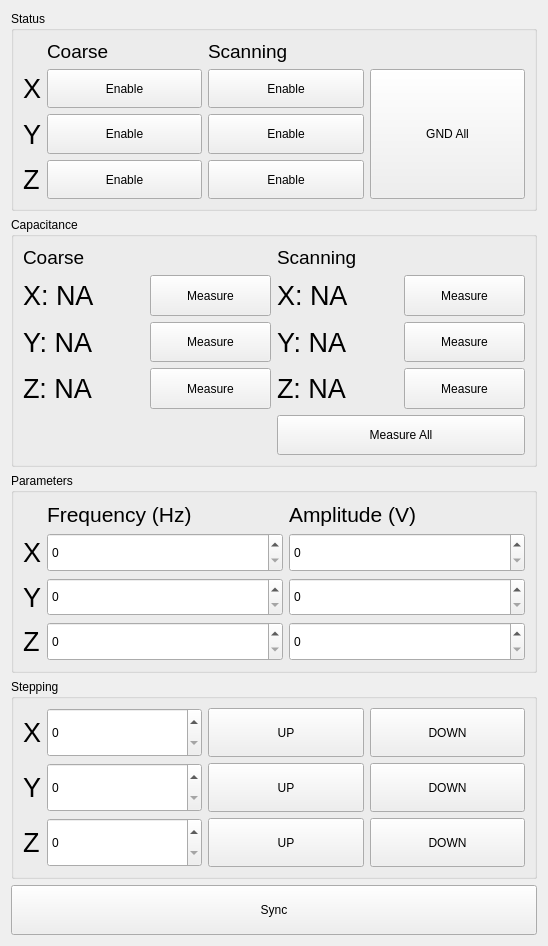
<?xml version="1.0" encoding="UTF-8"?>
<ui version="4.0">
 <class>attocube_UI</class>
 <widget class="QWidget" name="attocube_UI">
  <property name="geometry">
   <rect>
    <x>0</x>
    <y>0</y>
    <width>548</width>
    <height>944</height>
   </rect>
  </property>
  <property name="sizePolicy">
   <sizepolicy hsizetype="Fixed" vsizetype="Fixed">
    <horstretch>0</horstretch>
    <verstretch>0</verstretch>
   </sizepolicy>
  </property>
  <property name="windowTitle">
   <string>Attocube setup</string>
  </property>
  <layout class="QVBoxLayout" name="verticalLayout_2">
   <item>
    <layout class="QVBoxLayout" name="verticalLayout">
     <property name="sizeConstraint">
      <enum>QLayout::SetDefaultConstraint</enum>
     </property>
     <item>
      <widget class="QGroupBox" name="status_groupbox">
       <property name="sizePolicy">
        <sizepolicy hsizetype="Preferred" vsizetype="Fixed">
         <horstretch>0</horstretch>
         <verstretch>0</verstretch>
        </sizepolicy>
       </property>
       <property name="minimumSize">
        <size>
         <width>0</width>
         <height>200</height>
        </size>
       </property>
       <property name="title">
        <string>Status</string>
       </property>
       <layout class="QGridLayout" name="gridLayout_6">
        <item row="0" column="0">
         <layout class="QGridLayout" name="status_layout">
          <item row="3" column="1">
           <widget class="QPushButton" name="Z_coarse_status_button">
            <property name="sizePolicy">
             <sizepolicy hsizetype="Minimum" vsizetype="Minimum">
              <horstretch>0</horstretch>
              <verstretch>0</verstretch>
             </sizepolicy>
            </property>
            <property name="text">
             <string>Enable</string>
            </property>
           </widget>
          </item>
          <item row="1" column="1">
           <widget class="QPushButton" name="X_coarse_status_button">
            <property name="sizePolicy">
             <sizepolicy hsizetype="Minimum" vsizetype="Minimum">
              <horstretch>0</horstretch>
              <verstretch>0</verstretch>
             </sizepolicy>
            </property>
            <property name="text">
             <string>Enable</string>
            </property>
           </widget>
          </item>
          <item row="3" column="2">
           <widget class="QPushButton" name="Z_scan_status_button">
            <property name="sizePolicy">
             <sizepolicy hsizetype="Minimum" vsizetype="Minimum">
              <horstretch>0</horstretch>
              <verstretch>0</verstretch>
             </sizepolicy>
            </property>
            <property name="text">
             <string>Enable</string>
            </property>
           </widget>
          </item>
          <item row="1" column="2">
           <widget class="QPushButton" name="X_scan_status_button">
            <property name="sizePolicy">
             <sizepolicy hsizetype="Minimum" vsizetype="Minimum">
              <horstretch>0</horstretch>
              <verstretch>0</verstretch>
             </sizepolicy>
            </property>
            <property name="text">
             <string>Enable</string>
            </property>
           </widget>
          </item>
          <item row="2" column="0">
           <widget class="QLabel" name="Y_status_label">
            <property name="sizePolicy">
             <sizepolicy hsizetype="Maximum" vsizetype="Minimum">
              <horstretch>0</horstretch>
              <verstretch>0</verstretch>
             </sizepolicy>
            </property>
            <property name="font">
             <font>
              <pointsize>20</pointsize>
             </font>
            </property>
            <property name="text">
             <string>Y</string>
            </property>
           </widget>
          </item>
          <item row="2" column="1">
           <widget class="QPushButton" name="Y_coarse_status_button">
            <property name="sizePolicy">
             <sizepolicy hsizetype="Minimum" vsizetype="Minimum">
              <horstretch>0</horstretch>
              <verstretch>0</verstretch>
             </sizepolicy>
            </property>
            <property name="text">
             <string>Enable</string>
            </property>
           </widget>
          </item>
          <item row="1" column="0">
           <widget class="QLabel" name="X_status_label">
            <property name="sizePolicy">
             <sizepolicy hsizetype="Maximum" vsizetype="Minimum">
              <horstretch>0</horstretch>
              <verstretch>0</verstretch>
             </sizepolicy>
            </property>
            <property name="font">
             <font>
              <pointsize>20</pointsize>
             </font>
            </property>
            <property name="text">
             <string>X</string>
            </property>
           </widget>
          </item>
          <item row="3" column="0">
           <widget class="QLabel" name="Z_status_label">
            <property name="sizePolicy">
             <sizepolicy hsizetype="Maximum" vsizetype="Minimum">
              <horstretch>0</horstretch>
              <verstretch>0</verstretch>
             </sizepolicy>
            </property>
            <property name="font">
             <font>
              <pointsize>20</pointsize>
             </font>
            </property>
            <property name="text">
             <string>Z</string>
            </property>
           </widget>
          </item>
          <item row="0" column="2">
           <widget class="QLabel" name="scan_status_label">
            <property name="sizePolicy">
             <sizepolicy hsizetype="Preferred" vsizetype="Fixed">
              <horstretch>0</horstretch>
              <verstretch>0</verstretch>
             </sizepolicy>
            </property>
            <property name="font">
             <font>
              <pointsize>14</pointsize>
             </font>
            </property>
            <property name="text">
             <string>Scanning</string>
            </property>
           </widget>
          </item>
          <item row="2" column="2">
           <widget class="QPushButton" name="Y_scan_status_button">
            <property name="sizePolicy">
             <sizepolicy hsizetype="Minimum" vsizetype="Minimum">
              <horstretch>0</horstretch>
              <verstretch>0</verstretch>
             </sizepolicy>
            </property>
            <property name="text">
             <string>Enable</string>
            </property>
           </widget>
          </item>
          <item row="0" column="1">
           <widget class="QLabel" name="coarse_status_label">
            <property name="sizePolicy">
             <sizepolicy hsizetype="Preferred" vsizetype="Minimum">
              <horstretch>0</horstretch>
              <verstretch>0</verstretch>
             </sizepolicy>
            </property>
            <property name="font">
             <font>
              <pointsize>14</pointsize>
             </font>
            </property>
            <property name="text">
             <string>Coarse</string>
            </property>
           </widget>
          </item>
          <item row="1" column="3" rowspan="3">
           <widget class="QPushButton" name="gnd_all_button">
            <property name="sizePolicy">
             <sizepolicy hsizetype="Minimum" vsizetype="Minimum">
              <horstretch>0</horstretch>
              <verstretch>0</verstretch>
             </sizepolicy>
            </property>
            <property name="text">
             <string>GND All</string>
            </property>
           </widget>
          </item>
         </layout>
        </item>
       </layout>
      </widget>
     </item>
     <item>
      <widget class="QGroupBox" name="cap_groupbox">
       <property name="sizePolicy">
        <sizepolicy hsizetype="Preferred" vsizetype="Fixed">
         <horstretch>0</horstretch>
         <verstretch>0</verstretch>
        </sizepolicy>
       </property>
       <property name="minimumSize">
        <size>
         <width>0</width>
         <height>250</height>
        </size>
       </property>
       <property name="title">
        <string>Capacitance</string>
       </property>
       <layout class="QGridLayout" name="gridLayout_3">
        <item row="0" column="0">
         <layout class="QGridLayout" name="cap_layout">
          <item row="2" column="1">
           <widget class="QPushButton" name="Y_coarse_cap_button">
            <property name="sizePolicy">
             <sizepolicy hsizetype="Preferred" vsizetype="Minimum">
              <horstretch>0</horstretch>
              <verstretch>0</verstretch>
             </sizepolicy>
            </property>
            <property name="text">
             <string>Measure</string>
            </property>
           </widget>
          </item>
          <item row="1" column="2">
           <widget class="QLabel" name="X_scan_cap_label">
            <property name="sizePolicy">
             <sizepolicy hsizetype="Preferred" vsizetype="Minimum">
              <horstretch>0</horstretch>
              <verstretch>0</verstretch>
             </sizepolicy>
            </property>
            <property name="font">
             <font>
              <pointsize>20</pointsize>
             </font>
            </property>
            <property name="text">
             <string>X: NA</string>
            </property>
           </widget>
          </item>
          <item row="2" column="0">
           <widget class="QLabel" name="Y_coarse_cap_label">
            <property name="sizePolicy">
             <sizepolicy hsizetype="Preferred" vsizetype="Minimum">
              <horstretch>0</horstretch>
              <verstretch>0</verstretch>
             </sizepolicy>
            </property>
            <property name="font">
             <font>
              <pointsize>20</pointsize>
             </font>
            </property>
            <property name="text">
             <string>Y: NA</string>
            </property>
           </widget>
          </item>
          <item row="2" column="3">
           <widget class="QPushButton" name="Y_scan_cap_button">
            <property name="sizePolicy">
             <sizepolicy hsizetype="Minimum" vsizetype="Minimum">
              <horstretch>0</horstretch>
              <verstretch>0</verstretch>
             </sizepolicy>
            </property>
            <property name="text">
             <string>Measure</string>
            </property>
           </widget>
          </item>
          <item row="0" column="2" colspan="2">
           <widget class="QLabel" name="scanning_cap_label">
            <property name="sizePolicy">
             <sizepolicy hsizetype="Preferred" vsizetype="Minimum">
              <horstretch>0</horstretch>
              <verstretch>0</verstretch>
             </sizepolicy>
            </property>
            <property name="font">
             <font>
              <pointsize>14</pointsize>
             </font>
            </property>
            <property name="text">
             <string>Scanning</string>
            </property>
           </widget>
          </item>
          <item row="3" column="0">
           <widget class="QLabel" name="Z_coarse_cap_label">
            <property name="sizePolicy">
             <sizepolicy hsizetype="Preferred" vsizetype="Minimum">
              <horstretch>0</horstretch>
              <verstretch>0</verstretch>
             </sizepolicy>
            </property>
            <property name="font">
             <font>
              <pointsize>20</pointsize>
             </font>
            </property>
            <property name="text">
             <string>Z: NA</string>
            </property>
           </widget>
          </item>
          <item row="2" column="2">
           <widget class="QLabel" name="Y_scan_cap_label">
            <property name="sizePolicy">
             <sizepolicy hsizetype="Preferred" vsizetype="Minimum">
              <horstretch>0</horstretch>
              <verstretch>0</verstretch>
             </sizepolicy>
            </property>
            <property name="font">
             <font>
              <pointsize>20</pointsize>
             </font>
            </property>
            <property name="text">
             <string>Y: NA</string>
            </property>
           </widget>
          </item>
          <item row="1" column="1">
           <widget class="QPushButton" name="X_coarse_cap_button">
            <property name="sizePolicy">
             <sizepolicy hsizetype="Preferred" vsizetype="Minimum">
              <horstretch>0</horstretch>
              <verstretch>0</verstretch>
             </sizepolicy>
            </property>
            <property name="text">
             <string>Measure</string>
            </property>
           </widget>
          </item>
          <item row="3" column="2">
           <widget class="QLabel" name="Z_scan_cap_label">
            <property name="sizePolicy">
             <sizepolicy hsizetype="Preferred" vsizetype="Minimum">
              <horstretch>0</horstretch>
              <verstretch>0</verstretch>
             </sizepolicy>
            </property>
            <property name="font">
             <font>
              <pointsize>20</pointsize>
             </font>
            </property>
            <property name="text">
             <string>Z: NA</string>
            </property>
           </widget>
          </item>
          <item row="1" column="0">
           <widget class="QLabel" name="X_coarse_cap_label">
            <property name="sizePolicy">
             <sizepolicy hsizetype="Preferred" vsizetype="Minimum">
              <horstretch>0</horstretch>
              <verstretch>0</verstretch>
             </sizepolicy>
            </property>
            <property name="font">
             <font>
              <pointsize>20</pointsize>
             </font>
            </property>
            <property name="text">
             <string>X: NA</string>
            </property>
           </widget>
          </item>
          <item row="0" column="0" colspan="2">
           <widget class="QLabel" name="coarse_cap_label">
            <property name="sizePolicy">
             <sizepolicy hsizetype="Preferred" vsizetype="Fixed">
              <horstretch>0</horstretch>
              <verstretch>0</verstretch>
             </sizepolicy>
            </property>
            <property name="font">
             <font>
              <pointsize>14</pointsize>
             </font>
            </property>
            <property name="text">
             <string>Coarse</string>
            </property>
           </widget>
          </item>
          <item row="3" column="3">
           <widget class="QPushButton" name="Z_scan_cap_button">
            <property name="sizePolicy">
             <sizepolicy hsizetype="Minimum" vsizetype="Minimum">
              <horstretch>0</horstretch>
              <verstretch>0</verstretch>
             </sizepolicy>
            </property>
            <property name="text">
             <string>Measure</string>
            </property>
           </widget>
          </item>
          <item row="3" column="1">
           <widget class="QPushButton" name="Z_coarse_cap_button">
            <property name="sizePolicy">
             <sizepolicy hsizetype="Preferred" vsizetype="Minimum">
              <horstretch>0</horstretch>
              <verstretch>0</verstretch>
             </sizepolicy>
            </property>
            <property name="text">
             <string>Measure</string>
            </property>
           </widget>
          </item>
          <item row="1" column="3">
           <widget class="QPushButton" name="X_scan_cap_button">
            <property name="sizePolicy">
             <sizepolicy hsizetype="Minimum" vsizetype="Minimum">
              <horstretch>0</horstretch>
              <verstretch>0</verstretch>
             </sizepolicy>
            </property>
            <property name="text">
             <string>Measure</string>
            </property>
           </widget>
          </item>
          <item row="4" column="2" colspan="2">
           <widget class="QPushButton" name="all_cap_button">
            <property name="sizePolicy">
             <sizepolicy hsizetype="Preferred" vsizetype="Minimum">
              <horstretch>0</horstretch>
              <verstretch>0</verstretch>
             </sizepolicy>
            </property>
            <property name="text">
             <string>Measure All</string>
            </property>
           </widget>
          </item>
         </layout>
        </item>
       </layout>
      </widget>
     </item>
     <item>
      <widget class="QGroupBox" name="para_groupbox">
       <property name="sizePolicy">
        <sizepolicy hsizetype="Preferred" vsizetype="Fixed">
         <horstretch>0</horstretch>
         <verstretch>0</verstretch>
        </sizepolicy>
       </property>
       <property name="minimumSize">
        <size>
         <width>0</width>
         <height>200</height>
        </size>
       </property>
       <property name="title">
        <string>Parameters</string>
       </property>
       <layout class="QGridLayout" name="gridLayout_2">
        <item row="0" column="0">
         <layout class="QGridLayout" name="gridLayout">
          <item row="2" column="0">
           <widget class="QLabel" name="label_2">
            <property name="font">
             <font>
              <pointsize>20</pointsize>
             </font>
            </property>
            <property name="text">
             <string>Y</string>
            </property>
           </widget>
          </item>
          <item row="3" column="0">
           <widget class="QLabel" name="label_3">
            <property name="font">
             <font>
              <pointsize>20</pointsize>
             </font>
            </property>
            <property name="text">
             <string>Z</string>
            </property>
           </widget>
          </item>
          <item row="1" column="0">
           <widget class="QLabel" name="label">
            <property name="sizePolicy">
             <sizepolicy hsizetype="Maximum" vsizetype="Preferred">
              <horstretch>0</horstretch>
              <verstretch>0</verstretch>
             </sizepolicy>
            </property>
            <property name="font">
             <font>
              <pointsize>20</pointsize>
             </font>
            </property>
            <property name="text">
             <string>X</string>
            </property>
           </widget>
          </item>
          <item row="3" column="2">
           <widget class="QSpinBox" name="Z_amplitude_spinbox">
            <property name="sizePolicy">
             <sizepolicy hsizetype="Minimum" vsizetype="Minimum">
              <horstretch>0</horstretch>
              <verstretch>0</verstretch>
             </sizepolicy>
            </property>
            <property name="maximum">
             <number>150</number>
            </property>
           </widget>
          </item>
          <item row="1" column="2">
           <widget class="QSpinBox" name="X_amplitude_spinbox">
            <property name="sizePolicy">
             <sizepolicy hsizetype="Minimum" vsizetype="Minimum">
              <horstretch>0</horstretch>
              <verstretch>0</verstretch>
             </sizepolicy>
            </property>
            <property name="maximum">
             <number>150</number>
            </property>
           </widget>
          </item>
          <item row="2" column="1">
           <widget class="QSpinBox" name="Y_frequency_spinbox">
            <property name="sizePolicy">
             <sizepolicy hsizetype="Minimum" vsizetype="Minimum">
              <horstretch>0</horstretch>
              <verstretch>0</verstretch>
             </sizepolicy>
            </property>
            <property name="maximum">
             <number>1500</number>
            </property>
           </widget>
          </item>
          <item row="3" column="1">
           <widget class="QSpinBox" name="Z_frequency_spinbox">
            <property name="sizePolicy">
             <sizepolicy hsizetype="Minimum" vsizetype="Minimum">
              <horstretch>0</horstretch>
              <verstretch>0</verstretch>
             </sizepolicy>
            </property>
            <property name="maximum">
             <number>1500</number>
            </property>
           </widget>
          </item>
          <item row="1" column="1">
           <widget class="QSpinBox" name="X_frequency_spinbox">
            <property name="sizePolicy">
             <sizepolicy hsizetype="Minimum" vsizetype="Minimum">
              <horstretch>0</horstretch>
              <verstretch>0</verstretch>
             </sizepolicy>
            </property>
            <property name="maximum">
             <number>1500</number>
            </property>
           </widget>
          </item>
          <item row="2" column="2">
           <widget class="QSpinBox" name="Y_amplitude_spinbox">
            <property name="sizePolicy">
             <sizepolicy hsizetype="Minimum" vsizetype="Minimum">
              <horstretch>0</horstretch>
              <verstretch>0</verstretch>
             </sizepolicy>
            </property>
            <property name="maximum">
             <number>150</number>
            </property>
           </widget>
          </item>
          <item row="0" column="1">
           <widget class="QLabel" name="label_4">
            <property name="font">
             <font>
              <pointsize>16</pointsize>
             </font>
            </property>
            <property name="text">
             <string>Frequency (Hz)</string>
            </property>
           </widget>
          </item>
          <item row="0" column="2">
           <widget class="QLabel" name="label_5">
            <property name="sizePolicy">
             <sizepolicy hsizetype="Preferred" vsizetype="Fixed">
              <horstretch>0</horstretch>
              <verstretch>0</verstretch>
             </sizepolicy>
            </property>
            <property name="font">
             <font>
              <pointsize>16</pointsize>
             </font>
            </property>
            <property name="text">
             <string>Amplitude (V)</string>
            </property>
           </widget>
          </item>
         </layout>
        </item>
       </layout>
      </widget>
     </item>
     <item>
      <widget class="QGroupBox" name="stepping_groupbox">
       <property name="sizePolicy">
        <sizepolicy hsizetype="Preferred" vsizetype="Fixed">
         <horstretch>0</horstretch>
         <verstretch>0</verstretch>
        </sizepolicy>
       </property>
       <property name="minimumSize">
        <size>
         <width>0</width>
         <height>200</height>
        </size>
       </property>
       <property name="title">
        <string>Stepping</string>
       </property>
       <layout class="QGridLayout" name="gridLayout_4">
        <item row="0" column="0">
         <layout class="QGridLayout" name="stepping_layout">
          <property name="sizeConstraint">
           <enum>QLayout::SetDefaultConstraint</enum>
          </property>
          <item row="2" column="0">
           <widget class="QLabel" name="Z_stp_label">
            <property name="font">
             <font>
              <pointsize>20</pointsize>
             </font>
            </property>
            <property name="text">
             <string>Z</string>
            </property>
           </widget>
          </item>
          <item row="0" column="1">
           <widget class="QSpinBox" name="X_stp_spinbox">
            <property name="sizePolicy">
             <sizepolicy hsizetype="Minimum" vsizetype="Minimum">
              <horstretch>0</horstretch>
              <verstretch>0</verstretch>
             </sizepolicy>
            </property>
            <property name="maximum">
             <number>10000</number>
            </property>
           </widget>
          </item>
          <item row="1" column="2">
           <widget class="QPushButton" name="Y_up_button">
            <property name="sizePolicy">
             <sizepolicy hsizetype="Minimum" vsizetype="Minimum">
              <horstretch>0</horstretch>
              <verstretch>0</verstretch>
             </sizepolicy>
            </property>
            <property name="text">
             <string>UP</string>
            </property>
           </widget>
          </item>
          <item row="1" column="0">
           <widget class="QLabel" name="Y_stp_label">
            <property name="font">
             <font>
              <pointsize>20</pointsize>
             </font>
            </property>
            <property name="text">
             <string>Y</string>
            </property>
           </widget>
          </item>
          <item row="2" column="1">
           <widget class="QSpinBox" name="Z_stp_spinbox">
            <property name="sizePolicy">
             <sizepolicy hsizetype="Minimum" vsizetype="Minimum">
              <horstretch>0</horstretch>
              <verstretch>0</verstretch>
             </sizepolicy>
            </property>
            <property name="maximum">
             <number>10000</number>
            </property>
           </widget>
          </item>
          <item row="2" column="2">
           <widget class="QPushButton" name="Z_up_button">
            <property name="sizePolicy">
             <sizepolicy hsizetype="Minimum" vsizetype="Minimum">
              <horstretch>0</horstretch>
              <verstretch>0</verstretch>
             </sizepolicy>
            </property>
            <property name="text">
             <string>UP</string>
            </property>
           </widget>
          </item>
          <item row="2" column="3">
           <widget class="QPushButton" name="Z_down_button">
            <property name="sizePolicy">
             <sizepolicy hsizetype="Minimum" vsizetype="Minimum">
              <horstretch>0</horstretch>
              <verstretch>0</verstretch>
             </sizepolicy>
            </property>
            <property name="text">
             <string>DOWN</string>
            </property>
           </widget>
          </item>
          <item row="0" column="3">
           <widget class="QPushButton" name="X_down_button">
            <property name="sizePolicy">
             <sizepolicy hsizetype="Minimum" vsizetype="Minimum">
              <horstretch>0</horstretch>
              <verstretch>0</verstretch>
             </sizepolicy>
            </property>
            <property name="text">
             <string>DOWN</string>
            </property>
           </widget>
          </item>
          <item row="1" column="1">
           <widget class="QSpinBox" name="Y_stp_spinbox">
            <property name="sizePolicy">
             <sizepolicy hsizetype="Minimum" vsizetype="Minimum">
              <horstretch>0</horstretch>
              <verstretch>0</verstretch>
             </sizepolicy>
            </property>
            <property name="maximum">
             <number>10000</number>
            </property>
           </widget>
          </item>
          <item row="0" column="2">
           <widget class="QPushButton" name="X_up_button">
            <property name="sizePolicy">
             <sizepolicy hsizetype="Minimum" vsizetype="Minimum">
              <horstretch>0</horstretch>
              <verstretch>0</verstretch>
             </sizepolicy>
            </property>
            <property name="text">
             <string>UP</string>
            </property>
           </widget>
          </item>
          <item row="0" column="0">
           <widget class="QLabel" name="X_stp_label">
            <property name="sizePolicy">
             <sizepolicy hsizetype="Maximum" vsizetype="Preferred">
              <horstretch>0</horstretch>
              <verstretch>0</verstretch>
             </sizepolicy>
            </property>
            <property name="font">
             <font>
              <pointsize>20</pointsize>
             </font>
            </property>
            <property name="text">
             <string>X</string>
            </property>
           </widget>
          </item>
          <item row="1" column="3">
           <widget class="QPushButton" name="Y_down_button">
            <property name="sizePolicy">
             <sizepolicy hsizetype="Minimum" vsizetype="Minimum">
              <horstretch>0</horstretch>
              <verstretch>0</verstretch>
             </sizepolicy>
            </property>
            <property name="text">
             <string>DOWN</string>
            </property>
           </widget>
          </item>
         </layout>
        </item>
       </layout>
      </widget>
     </item>
     <item>
      <widget class="QPushButton" name="sync_button">
       <property name="minimumSize">
        <size>
         <width>0</width>
         <height>50</height>
        </size>
       </property>
       <property name="text">
        <string>Sync</string>
       </property>
      </widget>
     </item>
    </layout>
   </item>
  </layout>
 </widget>
 <resources/>
 <connections/>
</ui>
